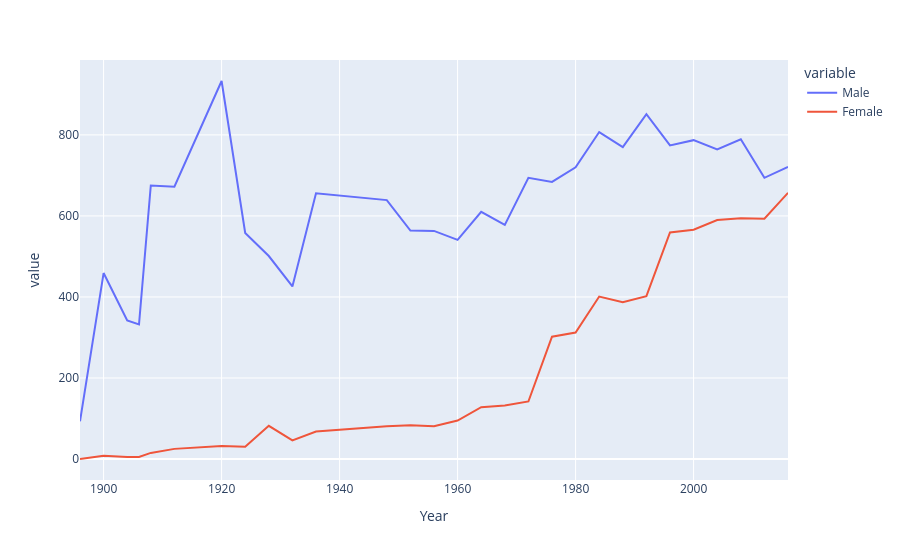

Notebook code cell kept with this figure:
### Code cell
fig = px.line(final, x='Year', y=['Male','Female'])
fig.show()

### Figure 1 — Plotly figure (JSON) as saved in the notebook; plotly's stock layout.template omitted (floating-point values rounded to 4 significant figures)
{"data": [{"hovertemplate": "variable=Male<br>Year=%{x}<br>value=%{y}<extra></extra>", "legendgroup": "Male", "line": {"color": "#636efa", "dash": "solid"}, "marker": {"symbol": "circle"}, "mode": "lines", "name": "Male", "orientation": "v", "showlegend": true, "type": "scatter", "x": [1896, 1900, 1904, 1906, 1908, 1912, 1920, 1924, 1928, 1932, 1936, 1948, 1952, 1956, 1960, 1964, 1968, 1972, 1976, 1980, 1984, 1988, 1992, 1996, 2000, 2004, 2008, 2012, 2016], "xaxis": "x", "y": [93.0, 459.0, 342.0, 332.0, 675.0, 672.0, 933.0, 558.0, 501.0, 426.0, 656.0, 639.0, 564.0, 563.0, 541.0, 610.0, 578.0, 694.0, 684.0, 720.0, 807.0, 770.0, 851.0, 774.0, 787.0, 764.0, 789.0, 694.0, 721.0], "yaxis": "y"}, {"hovertemplate": "variable=Female<br>Year=%{x}<br>value=%{y}<extra></extra>", "legendgroup": "Female", "line": {"color": "#EF553B", "dash": "solid"}, "marker": {"symbol": "circle"}, "mode": "lines", "name": "Female", "orientation": "v", "showlegend": true, "type": "scatter", "x": [1896, 1900, 1904, 1906, 1908, 1912, 1920, 1924, 1928, 1932, 1936, 1948, 1952, 1956, 1960, 1964, 1968, 1972, 1976, 1980, 1984, 1988, 1992, 1996, 2000, 2004, 2008, 2012, 2016], "xaxis": "x", "y": [0.0, 8.0, 5.0, 5.0, 15.0, 25.0, 32.0, 30.0, 82.0, 46.0, 68.0, 81.0, 83.0, 81.0, 95.0, 128.0, 132.0, 142.0, 302.0, 312.0, 401.0, 387.0, 402.0, 559.0, 566.0, 590.0, 594.0, 593.0, 657.0], "yaxis": "y"}], "layout": {"legend": {"title": {"text": "variable"}, "tracegroupgap": 0}, "margin": {"t": 60}, "xaxis": {"anchor": "y", "domain": [0, 1], "title": {"text": "Year"}}, "yaxis": {"anchor": "x", "domain": [0, 1], "title": {"text": "value"}}}}
